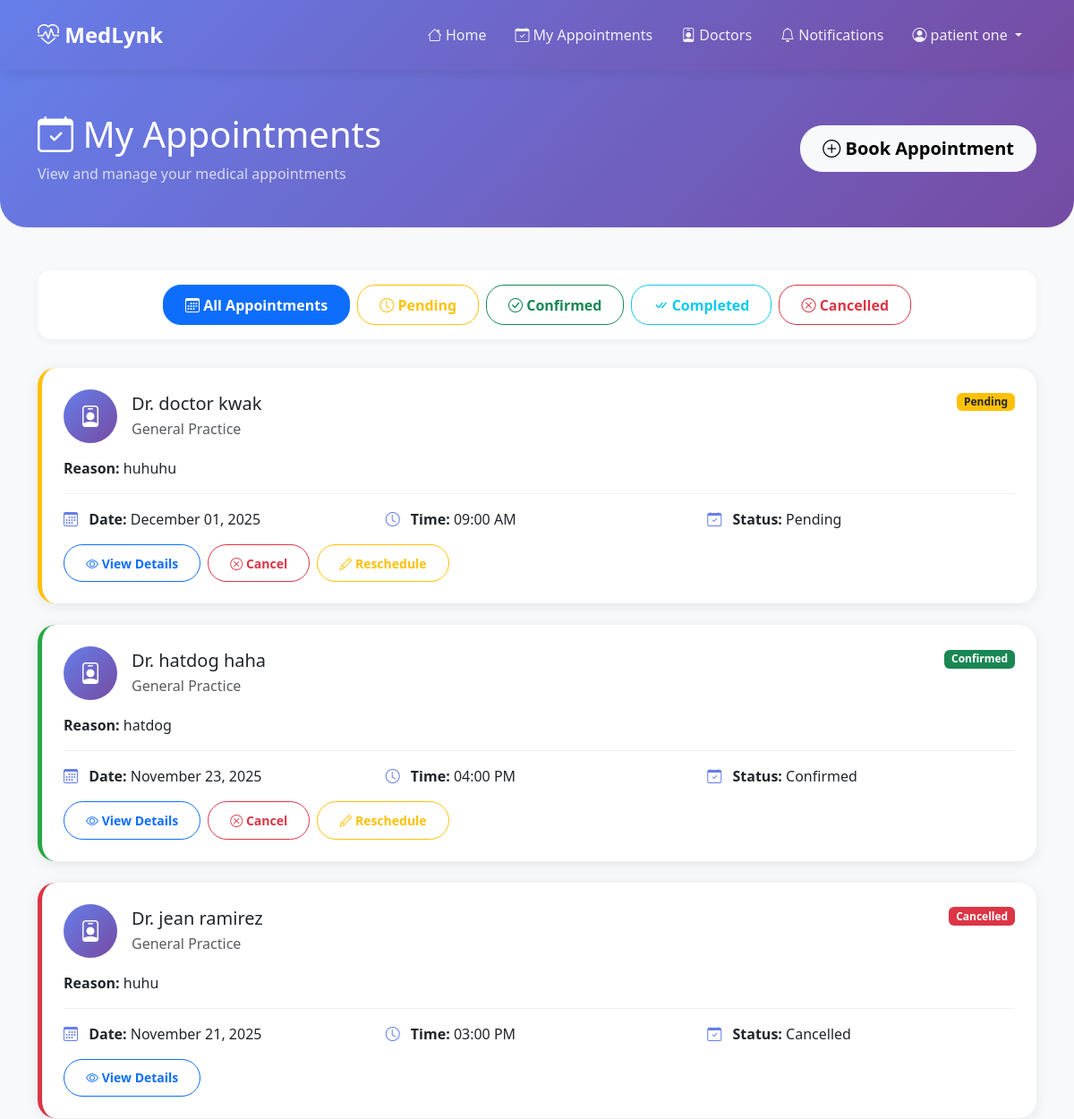
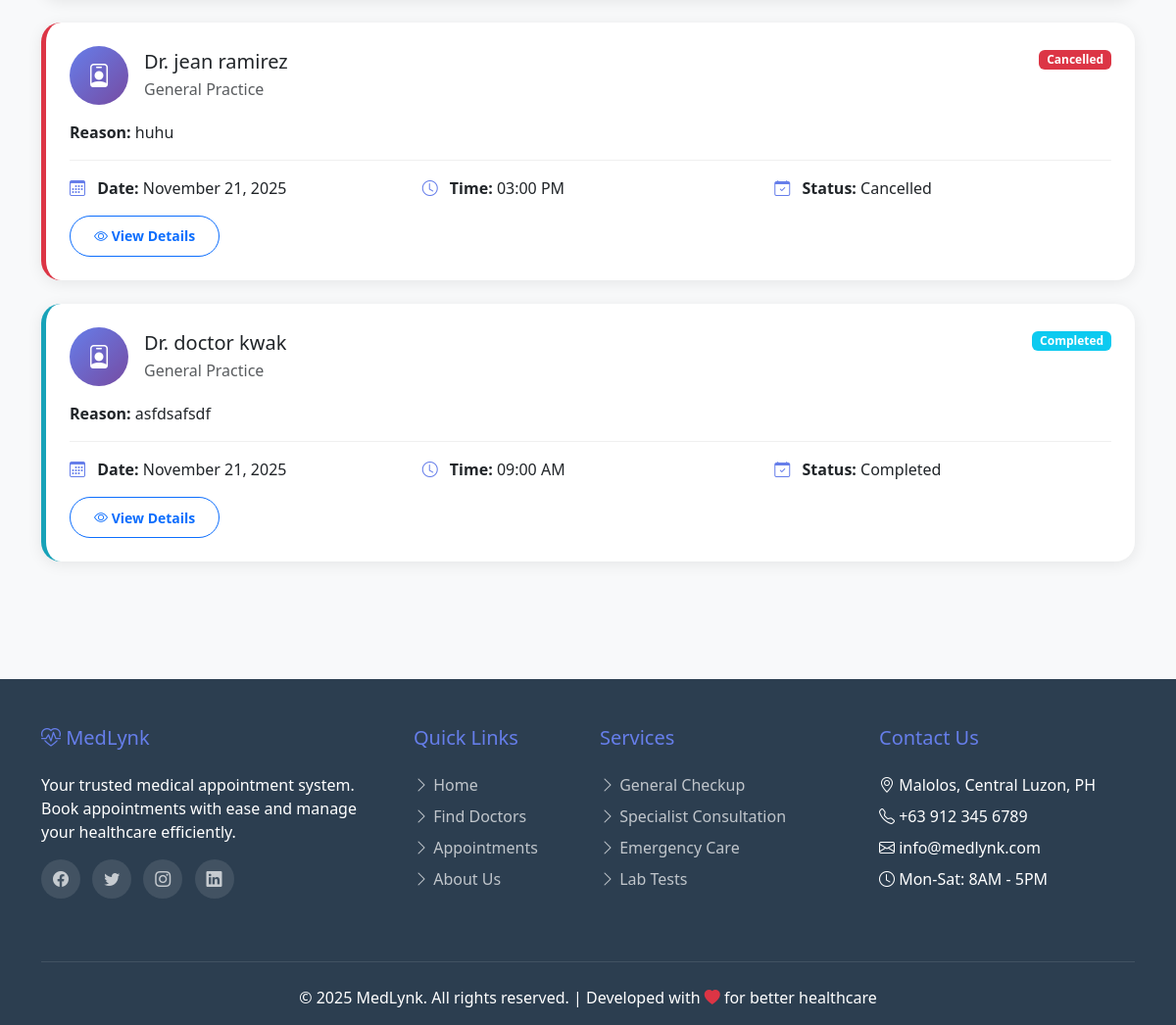
/appointments/ (signed in), run on the app's committed database (2 pictures, top to bottom).
### accounts/models.py (models this page shows, shortened)
class User(AbstractBaseUser, PermissionsMixin):
    ROLE_CHOICES = (
        ('patient', 'Patient'),
        ('doctor', 'Doctor'),
        ('admin', 'Admin'),
    )
    email = models.EmailField(unique=True, max_length=255)
    first_name = models.CharField(max_length=100)
    last_name = models.CharField(max_length=100)
    phone_number = models.CharField(max_length=15, blank=True, null=True)
    address = models.TextField(blank=True, null=True)
    profile_picture = models.ImageField(upload_to='profile_pics/', blank=True, null=True)
    date_of_birth = models.DateField(blank=True, null=True)
    gender = models.CharField(max_length=10, choices=[('male', 'Male'), ('female', 'Female'), ('other', 'Other')], blank=True, null=True)
    role = models.CharField(max_length=10, choices=ROLE_CHOICES, default='patient')
    height = models.DecimalField(max_digits=5, decimal_places=2, blank=True, null=True, help_text="Height in cm")
    weight = models.DecimalField(max_digits=5, decimal_places=2, blank=True, null=True, help_text="Weight in kg")
    is_approved = models.BooleanField(
        default=True,
        help_text='Designates whether this user is approved. Doctors require admin approval before they can login.'
    )
    is_active = models.BooleanField(default=True)
    is_staff = models.BooleanField(default=False)
    is_superuser = models.BooleanField(default=False)
    date_joined = models.DateTimeField(default=timezone.now)
    last_login = models.DateTimeField(blank=True, null=True)
    objects = UserManager()
    USERNAME_FIELD = 'email'
    REQUIRED_FIELDS = ['first_name', 'last_name']
    class Meta:
        verbose_name = 'User'
        verbose_name_plural = 'Users'
        ordering = ['-date_joined']
    def get_full_name(self):
        return f"{self.first_name} {self.last_name}".strip()

### appointments/models.py (models this page shows, shortened)
class Appointment(models.Model):
    STATUS_CHOICES = [
        ('pending', 'Pending'),
        ('confirmed', 'Confirmed'),
        ('completed', 'Completed'),
        ('cancelled', 'Cancelled'),
    ]
    patient = models.ForeignKey(settings.AUTH_USER_MODEL, on_delete=models.CASCADE, related_name='appointments')
    doctor = models.ForeignKey(Doctor, on_delete=models.CASCADE, related_name='appointments')
    date = models.DateField()
    time = models.TimeField()
    reason = models.TextField()
    notes = models.TextField(blank=True)
    status = models.CharField(max_length=20, choices=STATUS_CHOICES, default='pending')
    patient_confirmed_completion = models.BooleanField(default=False, help_text="Patient confirmed the appointment was completed")
    created_at = models.DateTimeField(auto_now_add=True)
    class Meta:
        ordering = ['-date', '-time']

class Doctor(models.Model):
    user = models.OneToOneField(settings.AUTH_USER_MODEL, on_delete=models.CASCADE)
    specialization = models.CharField(max_length=100)
    bio = models.TextField()
    license_number = models.CharField(max_length=50)
    consultation_fee = models.DecimalField(max_digits=10, decimal_places=2)

### appointments/views.py (the view)
# urls.py: path('', views.appointment_list, name='appointment_list'),
@login_required
def appointment_list(request):
    appointments = Appointment.objects.filter(patient=request.user).order_by('-date', '-time')
    status_filter = request.GET.get('status')
    if status_filter:
        appointments = appointments.filter(status=status_filter)
    context = {
        'appointments': appointments,
        'current_status': status_filter,
        'title': 'My Appointments'
    }
    return render(request, 'pages/appointments/appointment_list.html', context)

### accounts/context_processors.py (called while the page is built)
def notification_context(request):
    if request.user.is_authenticated:
        notifications = Notification.objects.filter(user=request.user, is_read=False)[:5]
        unread_count = notifications.count()
        return {
            'recent_notifications': notifications,
            'unread_count': unread_count
        }
    return {}

### templates/pages/appointments/appointment_list.html (shortened to what this page needs)
{% extends 'atomic/base.html' %}
{% block content %}
<div class="page-header">
    <div class="container">
        <div class="d-flex justify-content-between align-items-center">
            <div>
                <h1 class="mb-2"><i class="bi bi-calendar-check"></i> My Appointments</h1>
                <p class="mb-0 opacity-75">View and manage your medical appointments</p>
            </div>
            <a href="{% url 'appointments:appointment_create' %}" class="btn btn-light btn-lg">
                <i class="bi bi-plus-circle"></i> Book Appointment
            </a>
        </div>
    </div>
</div>
<div class="container">
    <div class="filter-tabs">
        <div class="d-flex flex-wrap justify-content-center">
            <a href="{% url 'appointments:appointment_list' %}" class="btn {% if not current_status %}btn-primary{% else %}btn-outline-primary{% endif %}">
                <i class="bi bi-calendar3"></i> All Appointments
            </a>
            <a href="{% url 'appointments:appointment_list' %}?status=pending" class="btn {% if current_status == 'pending' %}btn-warning{% else %}btn-outline-warning{% endif %}">
                <i class="bi bi-clock"></i> Pending
            </a>
            <a href="{% url 'appointments:appointment_list' %}?status=confirmed" class="btn {% if current_status == 'confirmed' %}btn-success{% else %}btn-outline-success{% endif %}">
                <i class="bi bi-check-circle"></i> Confirmed
            </a>
            <a href="{% url 'appointments:appointment_list' %}?status=completed" class="btn {% if current_status == 'completed' %}btn-info{% else %}btn-outline-info{% endif %}">
                <i class="bi bi-check-all"></i> Completed
            </a>
            <a href="{% url 'appointments:appointment_list' %}?status=cancelled" class="btn {% if current_status == 'cancelled' %}btn-danger{% else %}btn-outline-danger{% endif %}">
                <i class="bi bi-x-circle"></i> Cancelled
            </a>
        </div>
    </div>
    {% if appointments %}
    {% for appointment in appointments %}
    <div class="appointment-card {{ appointment.status }}">
        <div class="appointment-header">
            <div class="doctor-info">
                <div class="doctor-avatar">
                    <i class="bi bi-person-badge"></i>
                </div>
                <div>
                    <h5 class="mb-1">Dr. {{ appointment.doctor.user.get_full_name }}</h5>
                    <p class="text-muted mb-0">{{ appointment.doctor.specialization }}</p>
                </div>
            </div>
            <div>
                {% include 'atomic/atoms/badge.html' with status=appointment.status text=appointment.get_status_display %}
            </div>
        </div>
        {% if appointment.reason %}
        <div class="mb-2">
            <strong>Reason:</strong> {{ appointment.reason }}
        </div>
        {% endif %}
        <div class="appointment-details">
            <div class="detail-item">
                <i class="bi bi-calendar3"></i>
                <strong>Date:</strong> {{ appointment.date|date:"F d, Y" }}
            </div>
            <div class="detail-item">
                <i class="bi bi-clock"></i>
                <strong>Time:</strong> {{ appointment.time|time:"h:i A" }}
            </div>
            <div class="detail-item">
                <i class="bi bi-calendar-check"></i>
                <strong>Status:</strong> {{ appointment.get_status_display }}
            </div>
        </div>
        <div class="mt-3 d-flex gap-2">
            <a href="{% url 'appointments:appointment_detail' appointment.id %}" class="btn btn-sm btn-outline-primary">
                <i class="bi bi-eye"></i> View Details
            </a>
            {% if appointment.status == 'pending' or appointment.status == 'confirmed' %}
            <a href="{% url 'appointments:appointment_delete' appointment.id %}" class="btn btn-sm btn-outline-danger">
                <i class="bi bi-x-circle"></i> Cancel
            </a>
            <a href="{% url 'appointments:appointment_edit' appointment.id %}" class="btn btn-sm btn-outline-warning">
                <i class="bi bi-pencil"></i> Reschedule
            </a>
            {% endif %}
        </div>
    </div>
    {% endfor %}
    {% endif %}
</div>
{% endblock %}

### templates/atomic/organisms/header.html (shortened to what this page needs)
<nav class="navbar navbar-expand-lg navbar-custom">
    <div class="container">
        <a class="navbar-brand" href="{% url 'home' %}">
            <i class="bi bi-heart-pulse"></i> MedLynk
        </a>
        <div class="collapse navbar-collapse" id="navbarNav">
            <ul class="navbar-nav ms-auto align-items-center">
                {% if user.is_authenticated %}
                <li class="nav-item">
                    <a class="nav-link" href="{% url 'home' %}">
                        <i class="bi bi-house"></i> Home
                    </a>
                </li>
                {% if user.role == 'patient' %}
                <li class="nav-item">
                    <a class="nav-link" href="{% url 'appointments:appointment_list' %}">
                        <i class="bi bi-calendar-check"></i> My Appointments
                    </a>
                </li>
                <li class="nav-item">
                    <a class="nav-link" href="{% url 'doctors:doctor_list' %}">
                        <i class="bi bi-person-badge"></i> Doctors
                    </a>
                </li>
                {% elif user.role == 'admin' %}
                <li class="nav-item">
                    <a class="nav-link" href="{% url 'admin_dashboard' %}">
                        <i class="bi bi-speedometer2"></i> Dashboard
                    </a>
                </li>
                {% endif %}
                <li class="nav-item">
                    <a class="nav-link" href="{% url 'notification_list' %}">
                        <i class="bi bi-bell"></i> Notifications
                    </a>
                </li>
                <li class="nav-item dropdown">
                    <a class="nav-link dropdown-toggle" href="#" id="userDropdown" role="button" data-bs-toggle="dropdown">
                        <i class="bi bi-person-circle"></i> {{ user.get_full_name|default:user.email }}
                    </a>
                </li>
                {% endif %}
            </ul>
        </div>
    </div>
</nav>

### templates/atomic/atoms/badge.html (shortened to what this page needs)
{% if status == 'pending' %}
<span class="badge bg-warning text-dark">{{ text|default:'Pending' }}</span>
{% elif status == 'confirmed' %}
<span class="badge bg-success">{{ text|default:'Confirmed' }}</span>
{% elif status == 'cancelled' %}
<span class="badge bg-danger">{{ text|default:'Cancelled' }}</span>
{% elif status == 'completed' %}
<span class="badge bg-info">{{ text|default:'Completed' }}</span>
{% else %}
<span class="badge bg-{{ type|default:'secondary' }}">{{ text }}</span>
{% endif %}

### templates/pages/appointments/appointment_list.html (style rules this page uses)
.page-header { background: linear-gradient(135deg, #667eea 0%, #764ba2 100%); color: white; padding: 3rem 0; margin-bottom: 3rem; border-radius: 0 0 30px 30px; }
.appointment-card { background: white; border-radius: 20px; padding: 1.5rem; margin-bottom: 1.5rem; box-shadow: 0 3px 15px rgba(0,0,0,0.08); transition: all 0.3s ease; border-left: 5px solid; }
.appointment-card.pending { border-color: #ffc107; }
.appointment-card.confirmed { border-color: #28a745; }
.appointment-card.cancelled { border-color: #dc3545; }
.appointment-card.completed { border-color: #17a2b8; }
.appointment-header { display: flex; justify-content: space-between; align-items: start; margin-bottom: 1rem; }
.doctor-info { display: flex; align-items: center; gap: 1rem; }
.doctor-avatar { width: 60px; height: 60px; border-radius: 50%; background: linear-gradient(135deg, #667eea 0%, #764ba2 100%); display: flex; align-items: center; justify-content: center; color: white; font-size: 1.5rem; }
.appointment-details { display: grid; grid-template-columns: repeat(auto-fit, minmax(200px, 1fr)); gap: 1rem; margin-top: 1rem; padding-top: 1rem; border-top: 1px solid #f0f0f0; }
.detail-item i { color: #667eea; margin-right: 0.5rem; }
.filter-tabs { background: white; border-radius: 15px; padding: 1rem; margin-bottom: 2rem; box-shadow: 0 2px 10px rgba(0,0,0,0.05); }
.filter-tabs .btn { border-radius: 20px; margin: 0 0.25rem; }

### templates/atomic/base.html (style rules this page uses)
* { margin: 0; padding: 0; box-sizing: border-box; }
body { font-family: 'Segoe UI', Tahoma, Geneva, Verdana, sans-serif; background: #f8f9fa; min-height: 100vh; display: flex; flex-direction: column; }
.btn { border-radius: 25px; padding: 0.6rem 1.5rem; font-weight: 600; transition: all 0.3s ease; }

### templates/atomic/organisms/header.html (style rules this page uses)
.navbar-custom { background: linear-gradient(135deg, #667eea 0%, #764ba2 100%); padding: 1rem 0; box-shadow: 0 2px 15px rgba(0,0,0,0.1); }
.navbar-custom .navbar-brand { color: white; font-weight: 700; font-size: 1.5rem; }
.navbar-custom .nav-link { color: rgba(255,255,255,0.9); margin: 0 0.5rem; transition: all 0.3s ease; }

### data on the page
User: get_full_name "patient one"
Appointment: doctor.user.get_full_name "doctor kwak", doctor.specialization "General Practice", status "Pending", reason "huhuhu", date "December 01, 2025", time "09:00 AM", shows "Cancel"
Appointment: doctor.user.get_full_name "hatdog haha", doctor.specialization "General Practice", status "Confirmed", reason "hatdog", date "November 23, 2025", time "04:00 PM", shows "Cancel"
Appointment: doctor.user.get_full_name "jean ramirez", doctor.specialization "General Practice", status "Cancelled", reason "huhu", date "November 21, 2025", time "03:00 PM"
Appointment: doctor.user.get_full_name "jean ramirez", doctor.specialization "General Practice", status "Cancelled", reason "huhu", date "November 21, 2025", time "03:00 PM"
Appointment: doctor.user.get_full_name "doctor kwak", doctor.specialization "General Practice", status "Completed", reason "asfdsafsdf", date "November 21, 2025", time "09:00 AM"
